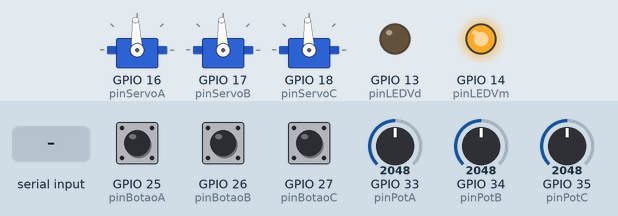
Recording of a sketch running on a simulated ESP32. Parts: 3 × servo, output pins drawn as LEDs (lit = HIGH). Dashed ring = blinking. Inputs (shaded band) come from the test bench; at power-on: GPIO 33 (pinPotA) = 2048, GPIO 25 (pinBotaoA) LOW, GPIO 26 (pinBotaoB) LOW, GPIO 34 (pinPotB) = 2048, GPIO 27 (pinBotaoC) LOW, GPIO 35 (pinPotC) = 2048. EEPROM starts erased; nothing arrives over Bluetooth unless stated; servo pulses on a pin are drawn as a servo (544–2400 µs = 0–180°); what the sketch prints to the serial monitor is not drawn.

Above: at 1.2 s.
1.3 s: GPIO 33 (pinPotA) set to 3603
At 2.9 s:
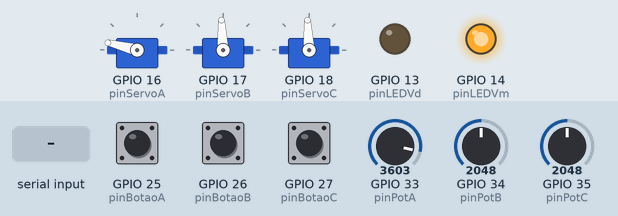
3.2 s: GPIO 25 (pinBotaoA) pulled HIGH for 0.15 s
At 3.9 s:
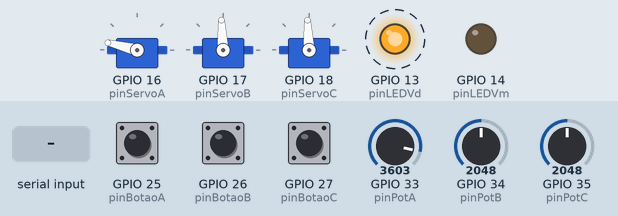
6.2 s: GPIO 26 (pinBotaoB) pulled HIGH for 0.15 s
At 8.9 s:
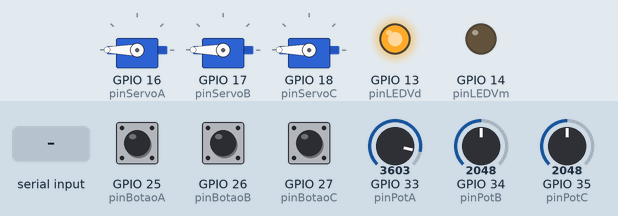
9.2 s: GPIO 25 (pinBotaoA) pulled HIGH for 1 s
At 9.35 s:
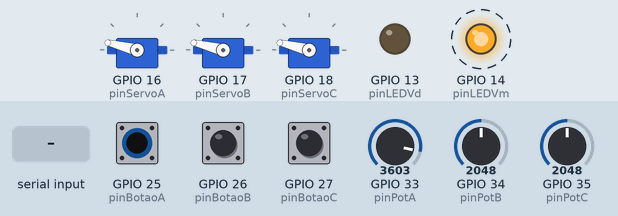
11.7 s: "D" received over the second serial link
At 14.4 s:
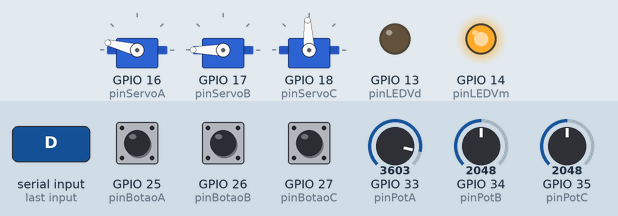
14.7 s: GPIO 34 (pinPotB) set to 2188
16.2 s: GPIO 34 (pinPotB) set to 2298
Timing chart, 0 to 18.7 s (numbered marks = the images above; inputs shaded):
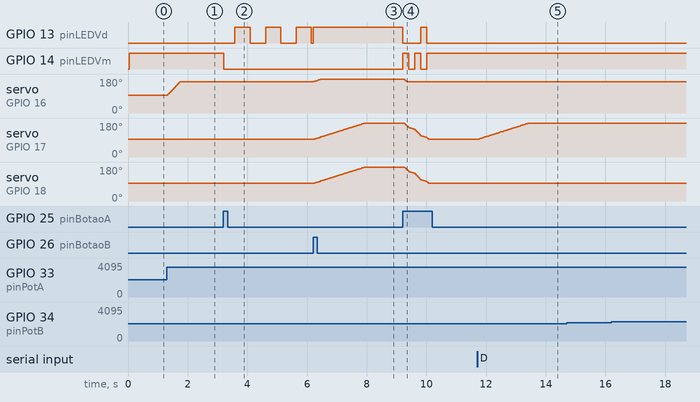

Measured:
- after the input at 1.3 s, servo on GPIO 16 (pinServoA): moves from 93° to 166° over 0.43 s, starting at once
- after the input at 3.2 s, GPIO 13 (pinLEDVd): alternates HIGH for 0.51 s and LOW for 0.51 s, starting after 0.38 s; GPIO 14 (pinLEDVm): HIGH → LOW at once
- after the input at 6.2 s, servo on GPIO 16 (pinServoA): moves from 166° to 180° over 0.26 s, starting at once; servo on GPIO 17 (pinServoB), servo on GPIO 18 (pinServoC): moves from 93° to 180° over 1.7 s, starting at once
- after the input at 9.2 s, GPIO 13 (pinLEDVd): HIGH → LOW at once, → HIGH 0.60 s later, → LOW 0.20 s later; GPIO 14 (pinLEDVm): alternates HIGH for 0.20 s and LOW for 0.20 s, 5 changes in all, then stays HIGH, starting at once
- after the input at 11.7 s, servo on GPIO 17 (pinServoB): moves from 93° to 180° over 1.7 s, starting at once
- after the input at 14.7 s, every drawn part: stays the same
- after the input at 16.2 s, every drawn part: stays the same

The sketch:

Q1096-Sketch-ESP32.ino
```cpp
/****************************************************************************************
  Video Q1096 - Tutorial Maker - Servo Motor

  Desenvolvido pela Fábrica de Programas - Brincando com Ideias (www.brincandocomideias.com)
  www.youtube.com/c/BrincandoComIdeias

  CUIDADOS AO USAR AS SEGUINTES PORTAS NO ESP32:
  -6 a 11: Reservados para a memória Flash SPI (Não usar)
  -34 a 39: Apenas entrada (INPUT)
  -0, 2, 12, 15: Possuem restrições no boot

  Autor Flavio Guimaraes
*****************************************************************************************/
#include "MoveServoESP32.h"
#include "BluetoothSerial.h"
#include <EEPROM.h>

#define pinPotA 33    //Potenciometro Esquerdo
#define pinPotB 34    //Potenciometro Central
#define pinPotC 35    //Potenciometro Direito
#define pinServoA 16  //Servo da Garra
#define pinServoB 17  //Servo do Braço
#define pinServoC 18  //Servo da Base
#define pinBotaoA 25  //Botão Liga/Desliga
#define pinBotaoB 26  //Pushbutton Esquerda
#define pinBotaoC 27  //Pushbutton Direita
#define pinLEDVm 14   //Led Vermelho
#define pinLEDVd 13   //Led Verde

//Variaveis de Controle
bool estadoExec = false;  //(false=Pause    true=Play)
bool valBotaoBAnt;
unsigned long delayBotaoB;
bool valBotaoCAnt;
unsigned long delayBotaoC;
bool estadoBraco;
bool estadoBracoAnt;
bool limpaPonteiro = false;
bool ligado = true;
unsigned long delayPosicao;
bool manualA = true;
bool manualB = true;
bool manualC = true;
int valA, valPotA, valPotAAnt;
int valB, valPotB, valPotBAnt;
int valC, valPotC, valPotCAnt;
int moverA = 0;
int moverB = 0;
int moverC = 0;
unsigned long delayMoveRemoto;
unsigned long delayValPot;
#define TEMPO_POSICAO 2000    //tempo de pausa na execução entre cada posição (em milissegundos)
#define VELOCIDADE_PLAY 80    //velocidade dos movimentos em modo play (de 0 zero a 100)
#define VELOCIDADE_GRAVA 95   //velocidade dos movimentos em modo gravação (de 0 zero a 100)
#define VELOCIDADE_REMOTO 80  //velocidade dos movimentos em modo gravação remoto (de 0 zero a 100)

//Variaveis para Controle da Memória
#define QTDE_POSICOES 200  //cada posicão conta com 5 bytes na memória (podem guardar a posiçao de até 5 servomotores)
byte bufPosicao[5];
int ponteiro = 0;
int posicoesGravadas = 0;

//Objetos para os Servos no ESP32
MoveServoESP32 servoA;
MoveServoESP32 servoB;
MoveServoESP32 servoC;

BluetoothSerial serialBT;

String device_name = "ESP32-BT";
String txtBT;

bool conexaoCancelada = false;
bool oKRecebido = false;
bool estadoBotaoA;
bool estadoBotaoAAnt;
unsigned long delayEstado;

void setup() {
  pinMode(pinBotaoA, INPUT);
  pinMode(pinBotaoB, INPUT);
  pinMode(pinBotaoC, INPUT);
  pinMode(pinLEDVm, OUTPUT);
  pinMode(pinLEDVd, OUTPUT);

  servoA.attach(pinServoA, VELOCIDADE_PLAY);
  servoB.attach(pinServoB, VELOCIDADE_PLAY);
  servoC.attach(pinServoC, VELOCIDADE_PLAY);

  Serial.begin(9600);
  while (!Serial) {
    ;
  }
  Serial.println("Sketch Iniciado!");

#ifdef ARDUINO_ARCH_ESP32
  if (!EEPROM.begin(512)) {
    Serial.println("Erro ao iniciar EEPROM");
    Serial.println("Reiniciando...");
    delay(1000);
    ESP.restart();
  }
#endif

  //Limpa a EEPROM (executar apenas uma vez. Depois, comentar e carregar)
  //EEPROM.put((QTDE_POSICOES + 1) * 5, 0);

  //Lê quantas posições foram gravadas na EEPROM
  EEPROM.get((QTDE_POSICOES + 1) * 5, posicoesGravadas);

  serialBT.begin(device_name);
  Serial.printf("O dispositivo de nome \"%s\" foi iniciado.\nO pareamento com Bluetooth esta disponivel!\n", device_name.c_str());
}

void loop() {
  servoA.ServoLoop();
  servoB.ServoLoop();
  servoC.ServoLoop();

  //val = map(val, 0, 4095, 0, 180);  // converte o valor de faixa 0-4095 para a feixa dos angulos 0-180

  //Dados recebidos do bluetooth
  if (serialBT.available()) {
    char byteRecebido = serialBT.read();

    //Retorno ao monitor serial
    //Serial.write(byteRecebido);
    //Serial.println();

    //Pedido de estado
    if (byteRecebido == '*') {
      char byteEnviar;

      //Estado
      if (estadoBraco) {
        byteEnviar = 'X';
      } else {
        byteEnviar = 'x';
      }

      serialBT.write(byteEnviar);
    }

    //Comando de desconexao. Ignora texto automatico do modulo.
    if (byteRecebido == '+') {
      conexaoCancelada = true;
    }

    if (conexaoCancelada) {
      if (byteRecebido == 'O') {
        oKRecebido = true;
      }
      if (oKRecebido) {
        if (byteRecebido == 'K') {
          conexaoCancelada = false;
          oKRecebido = false;
        }
      }
    }

    if (!conexaoCancelada) {
      if (byteRecebido == 'F') {
        //Serial.println("Botao Fecha a Garra Apertado.");
        manualA = false;
        moverA = -1;
      }

      if (byteRecebido == 'f') {
        //Serial.println("Botao Fecha a Garra Solto.");
        moverA = 0;
      }

      if (byteRecebido == 'A') {
        //Serial.println("Botao Abre a Garra Apertado.");
        manualA = false;
        moverA = 1;
      }

      if (byteRecebido == 'a') {
        //Serial.println("Botao Abre a Garra Solto.");
        moverA = 0;
      }

      if (byteRecebido == 'D') {
        //Serial.println("Botao Desce o Braco Apertado.");
        manualB = false;
        moverB = 1;
      }

      if (byteRecebido == 'd') {
        //Serial.println("Botao Desce o Braco Solto.");
        moverB = 0;
      }

      if (byteRecebido == 'S') {
        //Serial.println("Botao Sobe o Braco Apertado.");
        manualB = false;
        moverB = -1;
      }

      if (byteRecebido == 's') {
        //Serial.println("Botao Sobe o Braco Solto.");
        moverB = 0;
      }

      if (byteRecebido == 'G') {
        //Serial.println("Botao Gira Sentido Anti-horário Apertado.");
        manualC = false;
        moverC = 1;
      }

      if (byteRecebido == 'g') {
        //Serial.println("Botao Gira Sentido Anti-horário Braco Solto.");
        moverC = 0;
      }

      if (byteRecebido == 'H') {
        //Serial.println("Botao Gira Sentido Horário Apertado.");
        manualC = false;
        moverC = -1;
      }

      if (byteRecebido == 'h') {
        //Serial.println("Botao Gira Sentido Horário Braco Solto.");
        moverC = 0;
      }

      if (byteRecebido == 'P') {
        //Serial.println("Botao Play Apertado.");
        estadoExec = true;
      }

      if (byteRecebido == 'p') {
        //Serial.println("Botao Play Solto.");
      }

      if (byteRecebido == 'U') {
        //Serial.println("Botao Pause Apertado.");
        estadoExec = false;
      }

      if (byteRecebido == 'u') {
        //Serial.println("Botao Pause Solto.");
      }

      if (byteRecebido == 'N') {
        //Serial.println("Botao Next Apertado.");
        moveNext();
      }

      if (byteRecebido == 'n') {
        //Serial.println("Botao Next Solto.");
      }

      if (byteRecebido == 'X') {
        //Serial.println("Botao Ligado.");
        estadoBraco = true;
      }

      if (byteRecebido == 'x') {
        //Serial.println("Botao Desligado.");
        estadoBraco = false;
      }

      if (byteRecebido == 'R') {
        //Serial.println("Botao Record Apertado.");
        gravaPos();
      }

      if (byteRecebido == 'r') {
        //Serial.println("Botao Record Solto.");
      }
    }
  }

  //Controle do estado de execução
  if ((millis() - delayEstado) > 200) {
    if (digitalRead(pinBotaoA)) {
      estadoBotaoA = !estadoBotaoA;
    }
    if (estadoBotaoA != estadoBotaoAAnt) {
      delayEstado = millis();
      estadoBraco = estadoBotaoA;

      if (estadoBraco) {
        serialBT.write('X');
      } else {
        serialBT.write('x');
      }
    }
    estadoBotaoAAnt = estadoBotaoA;
  }

  if (estadoBraco) {
    digitalWrite(pinLEDVm, false);
    servoA.velocidade(VELOCIDADE_PLAY);
    servoB.velocidade(VELOCIDADE_PLAY);
    servoC.velocidade(VELOCIDADE_PLAY);
  } else {
    digitalWrite(pinLEDVm, ligado);
    digitalWrite(pinLEDVd, false);
    servoA.velocidade(VELOCIDADE_GRAVA);
    servoB.velocidade(VELOCIDADE_GRAVA);
    servoC.velocidade(VELOCIDADE_GRAVA);
    estadoExec = false;

    if (ligado) {
      int val = analogRead(pinPotA);        // leitura do potenciometro
      valPotA = map(val, 0, 4095, 0, 180);  // converte o valor de faixa 0-4095 para a feixa dos angulos 0-180

      val = analogRead(pinPotB);
      valPotB = map(val, 0, 4095, 180, 0);

      val = analogRead(pinPotC);
      valPotC = map(val, 0, 4095, 180, 0);

      if (!manualA) {
        if (abs(valPotA - valPotAAnt) >= 8) manualA = true;
      }
      if (!manualB) {
        if (abs(valPotB - valPotBAnt) >= 8) manualB = true;
      }
      if (!manualC) {
        if (abs(valPotC - valPotCAnt) >= 8) manualC = true;
      }

      if ((millis() - delayValPot) > 100) {
        delayValPot = millis();
        valPotAAnt = valPotA;
        valPotBAnt = valPotB;
        valPotCAnt = valPotC;
      }

      if (manualA) {
        valA = valPotA;
      } else {
        //controle do movimento remoto
        if ((millis() - delayMoveRemoto) > (100 - VELOCIDADE_REMOTO)) {
          valA = constrain(valA + moverA, 0, 180);
        }
      }

      if (manualB) {
        valB = valPotB;
      } else {
        //controle do movimento remoto
        if ((millis() - delayMoveRemoto) > (100 - VELOCIDADE_REMOTO)) {
          valB = constrain(valB + moverB, 0, 180);
        }
      }

      if (manualC) {
        valC = valPotC;
      } else {
        //controle do movimento remoto
        if ((millis() - delayMoveRemoto) > (100 - VELOCIDADE_REMOTO)) {
          valC = constrain(valC + moverC, 0, 180);
        }
      }

      if ((millis() - delayMoveRemoto) > (100 - VELOCIDADE_REMOTO)) {
        delayMoveRemoto = millis();
      }

      servoA.move(valA);
      servoB.move(valB);
      servoC.move(valC);
    }
  }

  //Execução em Play
  if (estadoBraco && estadoExec) {
    if (estadoBraco) {
      digitalWrite(pinLEDVd, ligado);

      //Executa movimentos
      if ((millis() - delayPosicao) > TEMPO_POSICAO) {
        delayPosicao = millis();

        EEPROM.get(ponteiro * 5, bufPosicao);
        servoA.move(bufPosicao[0]);
        servoB.move(bufPosicao[1]);
        servoC.move(bufPosicao[2]);
        ponteiro++;

        if (ponteiro >= posicoesGravadas) {
          ponteiro = 0;
        }
      }
    } else {
      digitalWrite(pinLEDVd, LOW);
    }
  }

  //Execução em Pause
  if (estadoBraco && !estadoExec && ligado) {
    digitalWrite(pinLEDVd, bitRead(millis(), 9));
  }

  if (!estadoBraco && estadoBracoAnt) {
    limpaPonteiro = true;
  }

  if (estadoBraco && !estadoBracoAnt) {
    ponteiro = 0;
  }

  //Controle do BotaoB
  bool valBotaoB = digitalRead(pinBotaoB);
  if (valBotaoB && !valBotaoBAnt) {
    if ((millis() - delayBotaoB) > 200) {
      delayBotaoB = millis();

      if (estadoBraco) {  //Em Execução (Play ou Pause)
        estadoExec = !estadoExec;

      } else {  //Em Gravação
        gravaPos();
      }
    }
  }
  estadoBracoAnt = estadoBraco;
  valBotaoBAnt = valBotaoB;

  //Controle do BotaoC
  bool valBotaoC = digitalRead(pinBotaoC);
  if (valBotaoC && !valBotaoCAnt) {
    if ((millis() - delayBotaoC) > 200) {
      delayBotaoC = millis();

      if (estadoBraco && !estadoExec && ligado) {  //Em Execução (Play)
        moveNext();
      }
    }
  }
  valBotaoCAnt = valBotaoC;

  //Coloca o braço em posição para desligar
  if (estadoBraco) {
    if (digitalRead(pinBotaoB) && digitalRead(pinBotaoC)) {
      servoA.park();
      servoB.park();
      servoC.park();
      digitalWrite(pinLEDVm, LOW);
      digitalWrite(pinLEDVd, LOW);
      ligado = false;
    }
  }

  //Dados digitados no monitor serial, repassados para o bluetooth
  if (Serial.available()) {
    serialBT.write(Serial.read());
  }
  delay(1);
}

void moveNext() {
  EEPROM.get(ponteiro * 5, bufPosicao);
  servoA.move(bufPosicao[0]);
  servoB.move(bufPosicao[1]);
  servoC.move(bufPosicao[2]);
  ponteiro++;

  if (ponteiro >= posicoesGravadas) {
    ponteiro = 0;
  }
}

void gravaPos() {
  if (limpaPonteiro) {  //Se mudou para gravação, precisa zerar o ponteiro
    limpaPonteiro = false;
    posicoesGravadas = 0;
    ponteiro = 0;
  }

  if (posicoesGravadas < QTDE_POSICOES) {
    digitalWrite(pinLEDVm, false);
    delay(200);

    //Grava Posição
    bufPosicao[0] = servoA.getAngulo();
    bufPosicao[1] = servoB.getAngulo();
    bufPosicao[2] = servoC.getAngulo();
    EEPROM.put(ponteiro * 5, bufPosicao);

    ponteiro++;
    posicoesGravadas = ponteiro;
    EEPROM.put((QTDE_POSICOES + 1) * 5, posicoesGravadas);
  }
}
```

MoveServoESP32.h
```cpp
//Classe para Controlar Servo e Permitir Movimentos com Velocidade Configurável
class MoveServoESP32 {
private:
  int angulo;               // Propriedade privada para armazenar o ângulo desejado
  int anguloAtual;          // Propriedade privada para armazenar o ângulo atual
  int valVeloc;             // Propriedade privada para armazenar a velocidade dos movimentos (0= 1000ms de pausa entre angulos, 100= 0ms de pausa)
  int pausaEntreMov;        // Propriedade privada para armazenar a pausa entre os angulos (em milissegundos)
  unsigned long delayMove;  //Propriedade privada para armazenar o ultimo momento que o movimento foi executado
  bool parked;
  int freq = 50;        // Frequência PWM para servos (50 Hz)
  int resolution = 16;  // Resolução de 16 bits
  int pino;

public:
  // Construtor padrão
  MoveServoESP32() {
    angulo = 90;
    anguloAtual = 90;
    parked = false;
  }

  bool attach(int pin, int veloc = 100) {
    pino = pin;
    bool valRet = ledcAttach(pin, freq, resolution);
    write(90);
    velocidade(veloc);
    return valRet;
  }

  void write(int value) {
    ledcWrite(pino, map(value, 0, 180, 1638, 8192));
    angulo = constrain(value, 0, 180);
  }

  // Método para registrar o angulo de destino (de 0 (zero) até 180)
  void move(int novoAngulo) {
    if (!parked) {
      angulo = constrain(novoAngulo, 0, 180);
    }
  }

  // Método para registrar a velocidade dos movimentos (de 0 (zero) até 100)
  void velocidade(int setVelocidade) {
    valVeloc = constrain(setVelocidade, 0, 100);
    pausaEntreMov = map(valVeloc, 0, 100, 100, 0);
  }

  void park() {
    angulo = 90;
    parked = true;
  }

  // Getter para o ângulo atual
  int getAnguloAtual() {
    return anguloAtual;
  }

  // Getter para o ângulo destino
  int getAngulo() {
    return angulo;
  }

  // Método para ser chamado dentro do loop ou por um timer (responsável por executar os movimentos)
  void ServoLoop() {
    if ((millis() - delayMove) > pausaEntreMov) {
      delayMove = millis();
      if (angulo < anguloAtual) {
        anguloAtual--;
        ledcWrite(pino, map(anguloAtual, 0, 180, 1638, 8192));
      }

      if (angulo > anguloAtual) {
        anguloAtual++;
        ledcWrite(pino, map(anguloAtual, 0, 180, 1638, 8192));
      }
    }
  }
};
```
